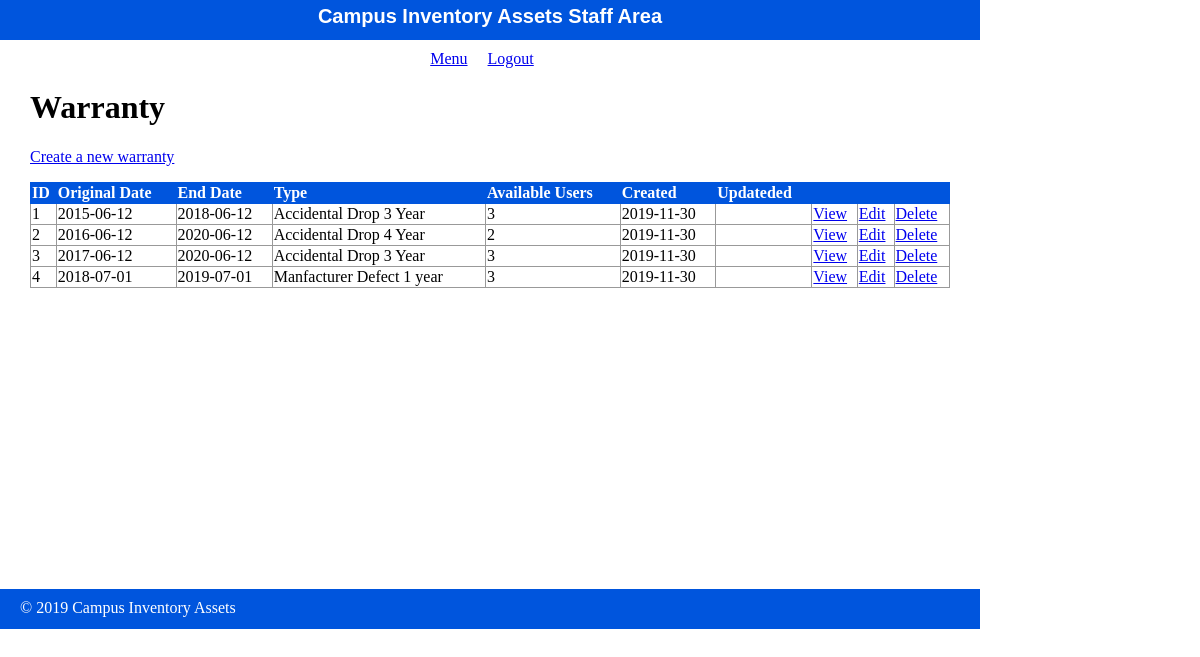
The page /admin/warranty/index.php on the database its author committed.
### tables this page shows
CREATE TABLE warranty(
   warranty_id int(4) PRIMARY KEY,
   war_originalDate date,
   war_endDate date, 
   war_type varchar(250),
   war_available_uses int(3),
   war_create_date date,
   war_update_date date
);

### private/functions.php (called while the page is built, shortened)
<?php
$db = db_connect();
function url_for($script_path) {
  return WWW_ROOT . $script_path;
}
function u($string="") {
  return urlencode($string);
}
function h($string="") {
  return htmlspecialchars($string);
}
function query($sql){
  global $db;
  $result = mysqli_query($db, $sql);
  return $result;
}
?>

### public/admin/warranty/index.php (the view, shortened to what this page needs)
<?php
include(SHARED_PATH . '/admin_header.php');
$sql ="select * from warranty";
$advisor_set = query($sql);
?>
<div id="content">
  <div class="pages listing">
    <h1>Warranty</h1>
    <div class="actions">
      <a class="action" href="<?php echo url_for('/admin/warranty/new.php'); ?>">Create a new warranty</a>
    </div>
  	<table class="list">
  	  <tr>
        <th>ID</th>
        <th>Original Date</th>
        <th>End Date</th>
        <th>Type</th>
  	    <th>Available Users</th>
        <th>Created</th>
        <th>Updateded</th>
  	    <th>&nbsp;</th>
  	    <th>&nbsp;</th>
        <th>&nbsp;</th>
  	  </tr>
      <?php while($index = mysqli_fetch_assoc($advisor_set)) { ?>
        <tr>
          <td><?php echo h($index['warranty_id']); ?></td>
          <td><?php echo h($index['war_originalDate']); ?></td>
    	    <td><?php echo h($index['war_endDate']); ?></td>
          <td><?php echo h($index['war_type']); ?></td>
          <td><?php echo h($index['war_available_uses']); ?></td>
          <td><?php echo h($index['war_create_date']); ?></td>
          <td><?php echo h($index['war_update_date']); ?></td>
          <td><a class="action" href="<?php echo url_for('/admin/warranty/show.php?id=' . h(u($index['warranty_id']))); ?>">View</a></td>
          <td><a class="action" href="<?php echo url_for('/admin/warranty/edit.php?id=' . h(u($index['warranty_id']))); ?>">Edit</a></td>
          <td><a class="action" href="<?php echo url_for('/admin/warranty/delete.php?id=' . h(u($index['warranty_id']))); ?>">Delete</a></td>
    	  </tr>
      <?php } ?>
  	</table>
  </div>
</div>
<?php include(SHARED_PATH . '/admin_footer.php'); ?>

### public/stylesheets/staff.css (style rules this page uses)
html { height: 100%; width: 100%; }
body { height: 980px; width: 100%; margin: 0; padding: 0; }
#content { width: 920px; min-height: 500px; padding: 0 30px; }
.actions { margin-bottom: 1em; }
table { border-collapse: collapse; vertical-align: top; }
table.list { width: 100%; }
table.list tr td { border: 1px solid #999999; }
table.list tr th { border: 1px solid #0055DD; background: #0055DD; color: white; text-align: left; }

### rows shown on the page
warranty: warranty_id "1", war_originalDate "2015-06-12", war_endDate "2018-06-12", war_type "Accidental Drop 3 Year", war_available_uses "3", war_create_date "2019-11-30"
warranty: warranty_id "2", war_originalDate "2016-06-12", war_endDate "2020-06-12", war_type "Accidental Drop 4 Year", war_available_uses "2", war_create_date "2019-11-30"
warranty: warranty_id "3", war_originalDate "2017-06-12", war_endDate "2020-06-12", war_type "Accidental Drop 3 Year", war_available_uses "3", war_create_date "2019-11-30"
warranty: warranty_id "4", war_originalDate "2018-07-01", war_endDate "2019-07-01", war_type "Manfacturer Defect 1 year", war_available_uses "3", war_create_date "2019-11-30"
